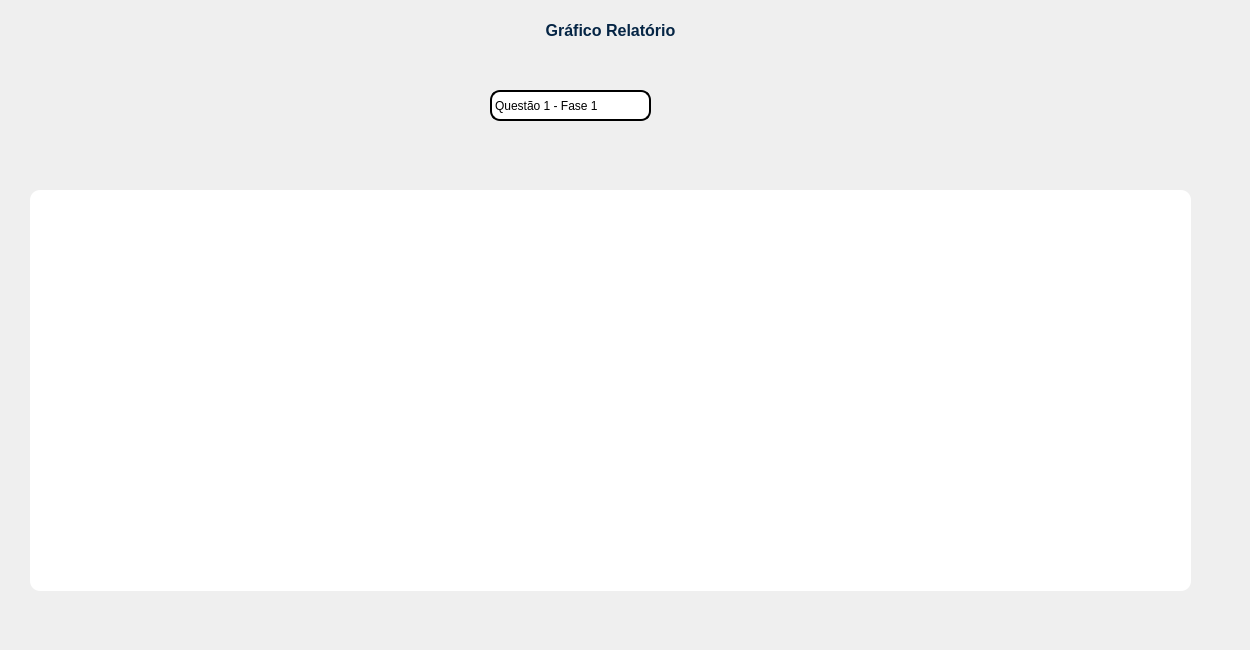
      <widget class="QWidget" name="Relatorio">
       <widget class="QLabel" name="label_23">
        <property name="geometry">
         <rect>
          <x>-10</x>
          <y>20</y>
          <width>1241</width>
          <height>21</height>
         </rect>
        </property>
        <property name="text">
         <string>&lt;html&gt;&lt;head/&gt;&lt;body&gt;&lt;p align=&quot;center&quot;&gt;&lt;span style=&quot; font-size:12pt; font-weight:600; color:#052545;&quot;&gt;Gráfico Relatório&lt;/span&gt;&lt;/p&gt;&lt;/body&gt;&lt;/html&gt;</string>
        </property>
       </widget>
       <widget class="QStackedWidget" name="PaginasQuestao">
        <property name="geometry">
         <rect>
          <x>-10</x>
          <y>150</y>
          <width>1231</width>
          <height>491</height>
         </rect>
        </property>
        <property name="currentIndex">
         <number>0</number>
        </property>
        <widget class="QWidget" name="Questao1">
         <widget class="QFrame" name="frame_10">
          <property name="geometry">
           <rect>
            <x>40</x>
            <y>40</y>
            <width>1161</width>
            <height>401</height>
           </rect>
          </property>
          <property name="styleSheet">
           <string notr="true">QFrame{
	border-radius: 10px;
	background-color: rgb(255, 255, 255);
}</string>
          </property>
          <property name="frameShape">
           <enum>QFrame::StyledPanel</enum>
          </property>
          <property name="frameShadow">
           <enum>QFrame::Raised</enum>
          </property>
         </widget>
        </widget>
       </widget>
       <widget class="QComboBox" name="comboBox">
        <property name="geometry">
         <rect>
          <x>490</x>
          <y>90</y>
          <width>161</width>
          <height>31</height>
         </rect>
        </property>
        <property name="styleSheet">
         <string notr="true">QComboBox{
	border: 1.5px solid rgb(45, 45, 45);
	border-radius: 10px;
	border-color: rgb(0, 0, 0);
	background-color: rgb(255, 255, 255);
	selection-background-color: rgb(255, 255, 255);
}
	QComboBox::drop-down {
   
    subcontrol-position: top right;
    width: 25px;

    border-left-width: 0px;
    border-left-color: darkgray;
    border-left-style: solid; /* just a single line */
    border-top-right-radius: 3px; /* same radius as the QComboBox */
    border-bottom-right-radius: 3p;
}
QComboBox::down-arrow {
	image: url(:/icones/arrow-down-drop-circle-outline(1).png);
}</string>
        </property>
        <item>
         <property name="text">
          <string>Questão 1 - Fase 1</string>
         </property>
        </item>
        <item>
         <property name="text">
          <string>Questão 2 - Fase 1</string>
         </property>
        </item>
        <item>
         <property name="text">
          <string>Questão 3 - Fase 1</string>
         </property>
        </item>
        <item>
         <property name="text">
          <string>Questão 4 - Fase 1</string>
         </property>
        </item>
        <item>
         <property name="text">
          <string>Questão 1 - Fase 2</string>
         </property>
        </item>
        <item>
         <property name="text">
          <string>Questão 2 - Fase 2</string>
         </property>
        </item>
        <item>
         <property name="text">
          <string>Questão 3 - Fase 2</string>
         </property>
        </item>
        <item>
         <property name="text">
          <string>Questão 4 - Fase 2</string>
         </property>
        </item>
        <item>
         <property name="text">
          <string>Questão 5 - Fase 2</string>
         </property>
        </item>
        <item>
         <property name="text">
          <string>Questão 6 - Fase 2</string>
         </property>
        </item>
        <item>
         <property name="text">
          <string>Questão 7 - Fase 2</string>
         </property>
        </item>
        <item>
         <property name="text">
          <string>Questão 8 - Fase 2</string>
         </property>
        </item>
        <item>
         <property name="text">
          <string>Questão 9 - Fase 2</string>
         </property>
        </item>
        <item>
         <property name="text">
          <string>Questão 10 - Fase 2</string>
         </property>
        </item>
       </widget>
       <widget class="QPushButton" name="btnPesqQuestao">
        <property name="geometry">
         <rect>
          <x>660</x>
          <y>92</y>
          <width>41</width>
          <height>28</height>
         </rect>
        </property>
        <property name="styleSheet">
         <string notr="true">QPushButton{	
	image: url(:/icones/magnify (1).png);
	border: none;
	color: white;
	border-radius: 10px;  
}
QPushButton:hover{
	image: url(:/icones/magnify.png);
	background-color: rgb(5, 37, 69);
	border: 1.5px solid  rgb(255, 255, 255);
	color: rgb(5, 37, 69);
}</string>
        </property>
        <property name="text">
         <string/>
        </property>
       </widget>
      </widget>
